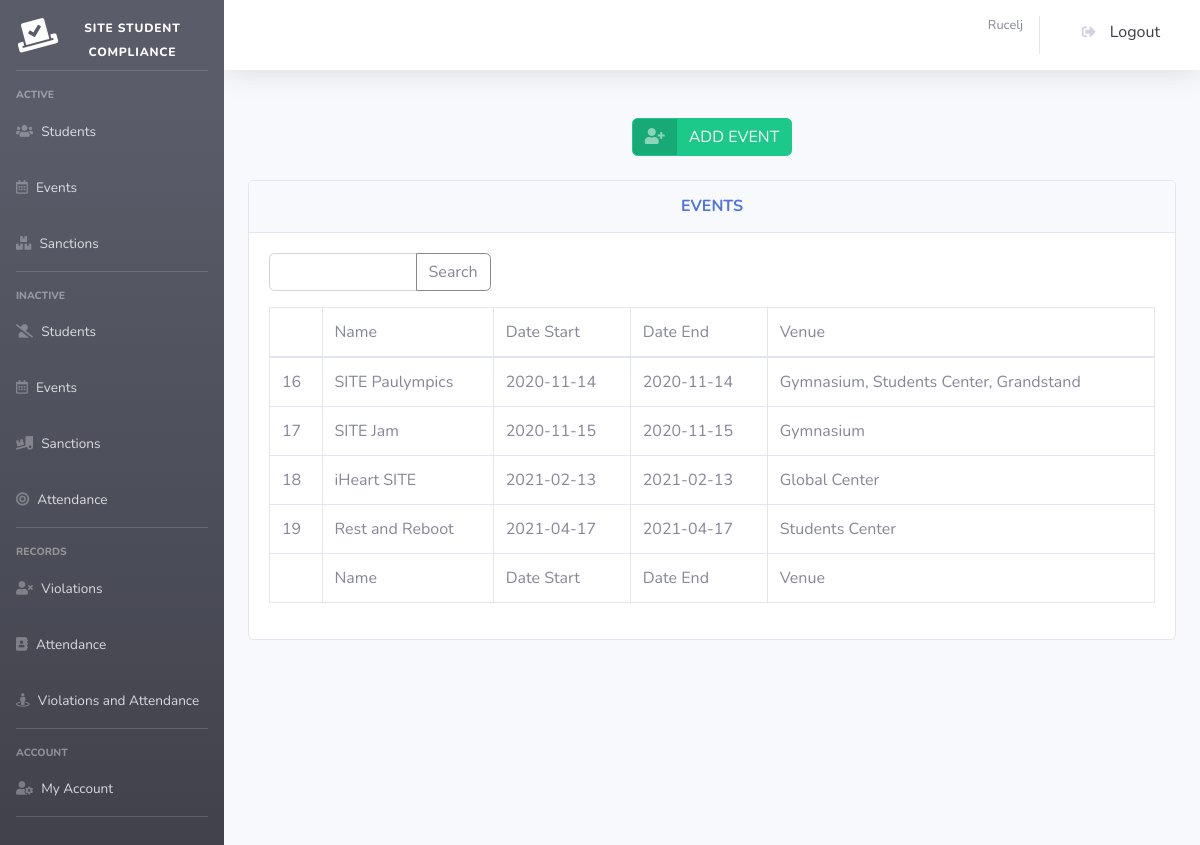
Page /events_manage.php (signed in) on the committed database.
### tables this page shows
CREATE TABLE `events` (
  `event_id` int(11) NOT NULL,
  `event_name` text NOT NULL,
  `e_date` text NOT NULL,
  `e_end` text NOT NULL,
  `venue` text NOT NULL,
  `status` int(11) NOT NULL,
  `auto_absent` int(11) NOT NULL
);

### perfect_function.php (called while the page is built, shortened)
<?php
function getConnection()
{
	$servername = "localhost";
	$username = "root";
	$password = "";
	$dbname = "xx";
	$conn = new mysqli($servername, $username, $password, $dbname);
	return $conn;
}
function get_where_custom($table_name, $column, $value)
{
	$conn = getConnection();
	$sql = "SELECT * FROM $table_name where ".$column."='".$value."'";
	$result = $conn->query($sql);
	return $result;
}
?>

### events_manage.php (the view, shortened to what this page needs)
<?php
include "header.php";
include "perfect_function.php";
?>
<div align=center>
<br>
<a href="events_add.php" class="btn btn-success btn-icon-split">
    <span class="icon text-white-50">
        <i class="fas fa-user-plus"></i>
</span>
<span class="text">
    ADD EVENT
</span>
</a>
<br><br>
<div class="card w-100">
            <div class="card-header py-3">
              <h6 class="m-0 font-weight-bold text-primary">EVENTS</h6>
            </div>
            <div class="card-body">
            <form method="post" action="event_search.php">
                    <div class="input-group mb-3 w-25" style="float: left;">
                        <input type="text" class="form-control" placeholder="" name="search" autocomplete="off" required>
                        <div class="input-group-append">
                            <button class="btn btn-outline-secondary" type="submit" id="button-addon2">Search</button>
                        </div>
                        </div>
                </form>
              <div class="table-responsive">
                <table class="table table-bordered" id="dataTable" width="100%" cellspacing="0">
    <thead>
    <tr>
        <td>&nbsp;</td>
        <td>Name</td>
        <td>Date Start</td>
        <td>Date End</td>
        <td>Venue</td>
    </tr>
    </thead>
    <tfoot>
    <tr>
        <td>&nbsp;</td>
        <td>Name</td>
        <td>Date Start</td>
        <td>Date End</td>
        <td>Venue</td>
    </tr>
    </tfoot>
    <tbody>
    <?php
        $table_name="events";
        $column = "status";
        $condition=0;
        $get_userData = get_where_custom($table_name, $column, $condition);
        foreach ($get_userData as $key => $row) {
            $event_id=$row['event_id'];
            $event_name=$row['event_name'];
            $date=$row['e_date'];
            $end=$row['e_end'];
            $venue=$row['venue'];
    ?>
    <tr>
        <td><?= $event_id ?></td>
        <td><?= $event_name ?></td>
        <td><?= $date ?></td>
        <td><?= $end ?></td>
        <td><?= $venue ?></td>
    </tr>
        <?php   }   ?>
    </tbody>
</table>
</div>
</div>
</div>

### rows in the picture
events: event_id "16", event_name "SITE Paulympics", e_date "2020-11-14", e_end "2020-11-14", venue "Gymnasium, Students Center, Grandstand"
events: event_id "17", event_name "SITE Jam", e_date "2020-11-15", e_end "2020-11-15", venue "Gymnasium"
events: event_id "18", event_name "iHeart SITE", e_date "2021-02-13", e_end "2021-02-13", venue "Global Center"
events: event_id "19", event_name "Rest and Reboot", e_date "2021-04-17", e_end "2021-04-17", venue "Students Center"

### other values in the picture
$_SESSION['firstlast'] "Rucelj"
